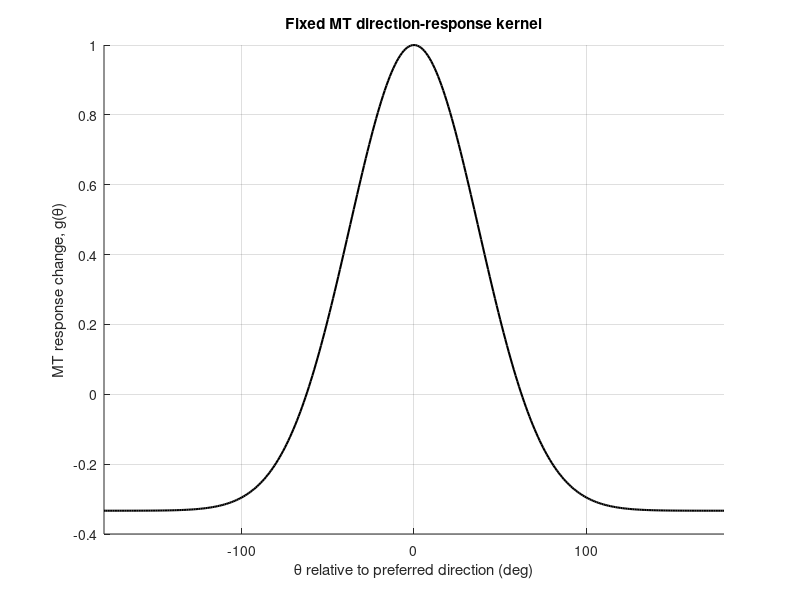
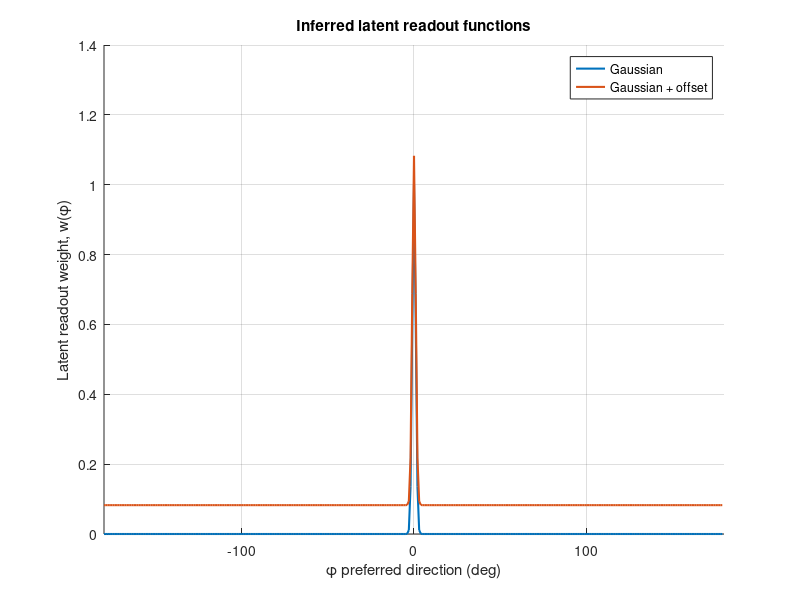
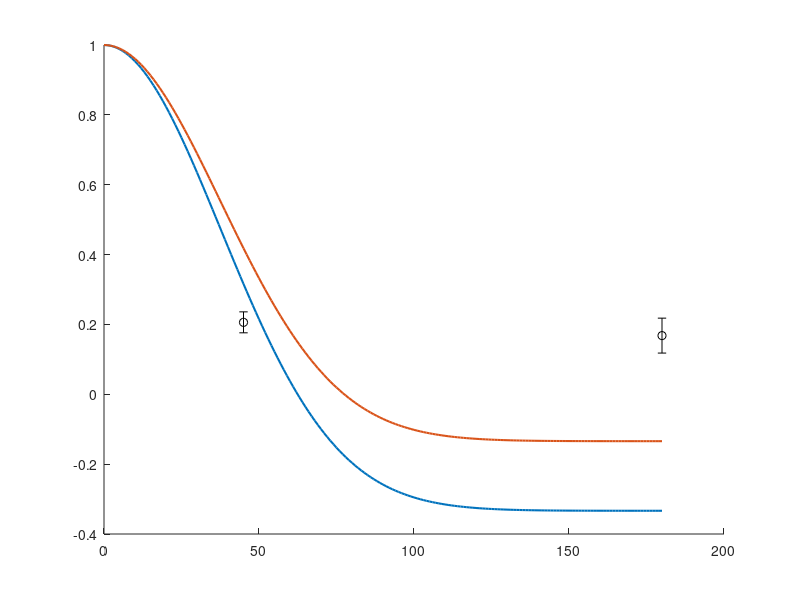

These figures' MATLAB source, in order: (Note: this script raises an error after producing the figures.)
function prototype_readout_forward_model
%% prototype_readout_forward_model.m
% Standalone prototype for MT readout forward model.
%
% Purpose:
%   - Fix an MT population response kernel
%   - Define latent readout functions w(phi)
%   - Predict behavioral scale vs probe offset
%   - Fit Gaussian / Gaussian+offset readout models to observed scales
%
% Current convention:
%   - 0 deg is the task-relevant / preferred direction
%   - Empirical scale is normalized so S_pred(0) = 1 automatically
%   - Fit initially uses only non-anchor offsets (e.g. 45 and 180)
%
% -------------------------------------------------------------------------

clear; clc;

%% ---------------- User inputs ----------------

% Measured pooled scales from kernel analysis
obs.offsetsDeg = [45 180];
obs.scales     = [0.206 0.168];

% Example bootstrap variances; replace with real values when available.
% These are only placeholders for the prototype.
obs.vars       = [0.03^2 0.05^2];

% Fixed MT assumptions
mtParams.sigmaDeg      = 37.5;   % MT direction tuning sigma
mtParams.nullRatioAbs  = 1/3;    % |null response| relative to preferred
                                 % Convention below enforces g(180) = -1/3
mtParams.phiDeg        = -180:1:179;

% Plot settings
plotOffsetsDeg = 0:1:180;

%% ---------------- Build MT kernel ----------------

mt = makeMTKernel(mtParams);

fprintf('MT kernel constants:\n');
fprintf('  sigmaMT = %.2f deg\n', mt.sigmaDeg);
fprintf('  A       = %.6f\n', mt.A);
fprintf('  B       = %.6f\n', mt.B);
fprintf('  g(0)    = %.6f\n', evaluateMTKernel(0, mt));
fprintf('  g(180)  = %.6f\n', evaluateMTKernel(180, mt));
fprintf('\n');

%% ---------------- Fit Gaussian readout ----------------

fitGauss = fitReadoutModel(obs, mt, 'gaussian');

fprintf('Gaussian readout fit:\n');
fprintf('  sigmaW  = %.3f deg\n', fitGauss.params(1));
fprintf('  SSE_wt  = %.6f\n', fitGauss.sseWeighted);
fprintf('  pred(45)= %.6f\n', fitGauss.predAtObs(1));
fprintf('  pred(180)=%.6f\n', fitGauss.predAtObs(2));
fprintf('\n');

%% ---------------- Fit Gaussian + offset readout ----------------

fitGaussOffset = fitReadoutModel(obs, mt, 'gaussian_offset');

fprintf('Gaussian+offset readout fit:\n');
fprintf('  sigmaW  = %.3f deg\n', fitGaussOffset.params(1));
fprintf('  offset  = %.6f\n', fitGaussOffset.params(2));
fprintf('  SSE_wt  = %.6f\n', fitGaussOffset.sseWeighted);
fprintf('  pred(45)= %.6f\n', fitGaussOffset.predAtObs(1));
fprintf('  pred(180)=%.6f\n', fitGaussOffset.predAtObs(2));
fprintf('\n');

%% ---------------- Predict smooth scale curves ----------------

predGauss       = predictScalesFromReadout(plotOffsetsDeg, mt, 'gaussian',        fitGauss.params);
predGaussOffset = predictScalesFromReadout(plotOffsetsDeg, mt, 'gaussian_offset', fitGaussOffset.params);

%% ---------------- Plot 1: MT kernel ----------------

figure(1); clf;
phiPlot = -180:1:180;
plot(phiPlot, evaluateMTKernel(phiPlot, mt), 'k-', 'LineWidth', 1.5);
xlabel('\theta relative to preferred direction (deg)');
ylabel('MT response change, g(\theta)');
title('Fixed MT direction-response kernel');
grid on; box off;
xlim([-180 180]);

%% ---------------- Plot 2: Example readout functions ----------------

figure(2); clf; hold on;
plot(mt.phiDeg, makeReadout(mt.phiDeg, 'gaussian',        fitGauss.params),       'LineWidth', 1.5);
plot(mt.phiDeg, makeReadout(mt.phiDeg, 'gaussian_offset', fitGaussOffset.params), 'LineWidth', 1.5);
xlabel('\phi preferred direction (deg)');
ylabel('Latent readout weight, w(\phi)');
title('Inferred latent readout functions');
legend({'Gaussian','Gaussian + offset'}, 'Location', 'Best');
grid on; box off;
xlim([-180 180]);

%% ---------------- Plot 3: Predicted scale curves and data ----------------

figure(3); clf; hold on;
plot(plotOffsetsDeg, predGauss,       'LineWidth', 1.5);
plot(plotOffsetsDeg, predGaussOffset, 'LineWidth', 1.5);

errorbar(obs.offsetsDeg, obs.scales, sqrt(obs.vars), 'ko', ...
    'MarkerFaceColor', 'k', 'LineWidth', 1.2, 'CapSize', 8);

plot(0, 1, 'ks', 'MarkerFaceColor', 'w', 'MarkerSize', 7);

xlabel('Probe offset (deg)');
ylabel('Predicted / observed scale');
title('Behavioral scale vs probe offset');
legend({'Gaussian','Gaussian + offset','Observed','Anchor (0,1)'}, ...
    'Location', 'Best');
grid on; box off;
xlim([0 180]);

%% ---------------- Plot 4: MT population drive for selected probe offsets ----------------
% This helps visualize what the readout is integrating.

probeExamples = [0 45 180];
figure(4); clf; hold on;
for k = 1:numel(probeExamples)
    delta = probeExamples(k);
    plot(mt.phiDeg, shiftedMTKernel(mt.phiDeg, delta, mt), 'LineWidth', 1.5);
end
xlabel('\phi preferred direction (deg)');
ylabel('MT population response change');
title('MT population drive for selected probe offsets');
legend(compose('\\Delta = %d^\\circ', probeExamples), 'Location', 'Best');
grid on; box off;
xlim([-180 180]);
end

%% ========================================================================
%% Local functions
%% ========================================================================

function mt = makeMTKernel(params)
% Construct fixed MT directional response-change kernel:
%   g(theta) = A * exp(-theta^2 / (2*sigma^2)) + B
%
% Enforced constraints:
%   g(0)   = 1
%   g(180) = -nullRatioAbs
%
% where theta is wrapped to [-180,180].

    sigmaDeg = params.sigmaDeg;
    phiDeg   = params.phiDeg(:)';
    rNull    = params.nullRatioAbs;

    e180 = exp(-(180^2) / (2 * sigmaDeg^2));

    % Solve:
    %   A + B = 1
    %   A*e180 + B = -rNull
    %
    % => A*(1 - e180) = 1 + rNull
    A = (1 + rNull) / (1 - e180);
    B = 1 - A;

    mt.sigmaDeg = sigmaDeg;
    mt.phiDeg   = phiDeg;
    mt.A        = A;
    mt.B        = B;
end

function g = evaluateMTKernel(thetaDeg, mt)
% Evaluate MT kernel g(theta) with angular wrapping.

    thetaWrapped = wrapTo180Local(thetaDeg);
    g = mt.A .* exp(-(thetaWrapped.^2) ./ (2 * mt.sigmaDeg^2)) + mt.B;
end

function gShift = shiftedMTKernel(phiDeg, deltaDeg, mt)
% MT population response profile across neurons with preferred directions
% phiDeg for a stimulus perturbation at offset deltaDeg:
%   m(phi; delta) = g(phi - delta)

    d = wrapTo180Local(phiDeg - deltaDeg);
    gShift = mt.A .* exp(-(d.^2) ./ (2 * mt.sigmaDeg^2)) + mt.B;
end

function w = makeReadout(phiDeg, modelName, params)
% Construct latent readout function w(phi).
%
% Supported:
%   'gaussian'        params = [sigmaW]
%   'gaussian_offset' params = [sigmaW, offset]
%
% Overall amplitude is irrelevant because prediction is normalized by R(0).

    phiDeg = wrapTo180Local(phiDeg);

    switch lower(modelName)
        case 'gaussian'
            sigmaW = params(1);
            w = exp(-(phiDeg.^2) ./ (2 * sigmaW^2));

        case 'gaussian_offset'
            sigmaW = params(1);
            c      = params(2);
            w = exp(-(phiDeg.^2) ./ (2 * sigmaW^2)) + c;

        otherwise
            error('Unknown modelName: %s', modelName);
    end
end

function pred = predictScalesFromReadout(offsetsDeg, mt, modelName, params)
% Predict normalized behavioral scales:
%   R(delta) = sum_phi w(phi) * m(phi; delta)
%   S_pred(delta) = R(delta) / R(0)

    phiDeg = mt.phiDeg;
    w      = makeReadout(phiDeg, modelName, params);

    R0 = sum(w .* shiftedMTKernel(phiDeg, 0, mt));

    pred = nan(size(offsetsDeg));
    for i = 1:numel(offsetsDeg)
        delta = offsetsDeg(i);
        R = sum(w .* shiftedMTKernel(phiDeg, delta, mt));
        pred(i) = R / R0;
    end
end

function fit = fitReadoutModel(obs, mt, modelName)
% Fit readout parameters to observed non-anchor scales.
%
% Weighted SSE:
%   sum( (obs - pred).^2 ./ var )

    offsetsDeg = obs.offsetsDeg(:)';
    scalesObs  = obs.scales(:)';
    varsObs    = obs.vars(:)';

    switch lower(modelName)
        case 'gaussian'
            % params = [sigmaW]
            p0 = 30;
            lb = 1;
            ub = 180;

        case 'gaussian_offset'
            % params = [sigmaW, offset]
            p0 = [30, 0];
            lb = [1, -2];
            ub = [180, 2];

        otherwise
            error('Unknown modelName: %s', modelName);
    end

    obj = @(p) weightedScaleError(p, offsetsDeg, scalesObs, varsObs, mt, modelName);

    opts = optimset('Display', 'off');
    [pHat, fval] = fminsearchbnd(obj, p0, lb, ub, opts);

    predAtObs = predictScalesFromReadout(offsetsDeg, mt, modelName, pHat);

    fit.modelName    = modelName;
    fit.params       = pHat;
    fit.predAtObs    = predAtObs;
    fit.sseWeighted  = fval;
    fit.offsetsDeg   = offsetsDeg;
    fit.scalesObs    = scalesObs;
    fit.varsObs      = varsObs;
end

function err = weightedScaleError(params, offsetsDeg, scalesObs, varsObs, mt, modelName)

    pred = predictScalesFromReadout(offsetsDeg, mt, modelName, params);
    resid = scalesObs - pred;
    err = sum((resid.^2) ./ varsObs);

    % Keep pathological parameter choices from becoming attractive.
    if ~isfinite(err)
        err = 1e12;
    end
end

function x = wrapTo180Local(x)
% Wrap angle(s) in degrees to [-180, 180].

    x = mod(x + 180, 360) - 180;
end

function [x,fval] = fminsearchbnd(fun,x0,LB,UB,options)
% Simple bounded wrapper around fminsearch.
% This avoids requiring Optimization Toolbox.
%
% Adapted lightweight transform approach for small prototypes.

    x0u = xtransform(x0, LB, UB);
    obj = @(xu) fun(invtransform(xu, LB, UB));
    [xu, fval] = fminsearch(obj, x0u, options);
    x = invtransform(xu, LB, UB);
end

function xu = xtransform(x, LB, UB)
    x = x(:);
    LB = LB(:);
    UB = UB(:);
    xu = zeros(size(x));

    for i = 1:numel(x)
        if isfinite(LB(i)) && isfinite(UB(i))
            t = (x(i) - LB(i)) / (UB(i) - LB(i));
            t = min(max(t, 1e-8), 1 - 1e-8);
            xu(i) = log(t / (1 - t));
        elseif isfinite(LB(i))
            xu(i) = log(max(x(i) - LB(i), 1e-8));
        elseif isfinite(UB(i))
            xu(i) = log(max(UB(i) - x(i), 1e-8));
        else
            xu(i) = x(i);
        end
    end
end

function x = invtransform(xu, LB, UB)
    xu = xu(:);
    LB = LB(:);
    UB = UB(:);
    x = zeros(size(xu));

    for i = 1:numel(xu)
        if isfinite(LB(i)) && isfinite(UB(i))
            t = 1 ./ (1 + exp(-xu(i)));
            x(i) = LB(i) + (UB(i) - LB(i)) * t;
        elseif isfinite(LB(i))
            x(i) = LB(i) + exp(xu(i));
        elseif isfinite(UB(i))
            x(i) = UB(i) - exp(xu(i));
        else
            x(i) = xu(i);
        end
    end

    x = x(:)';
end
